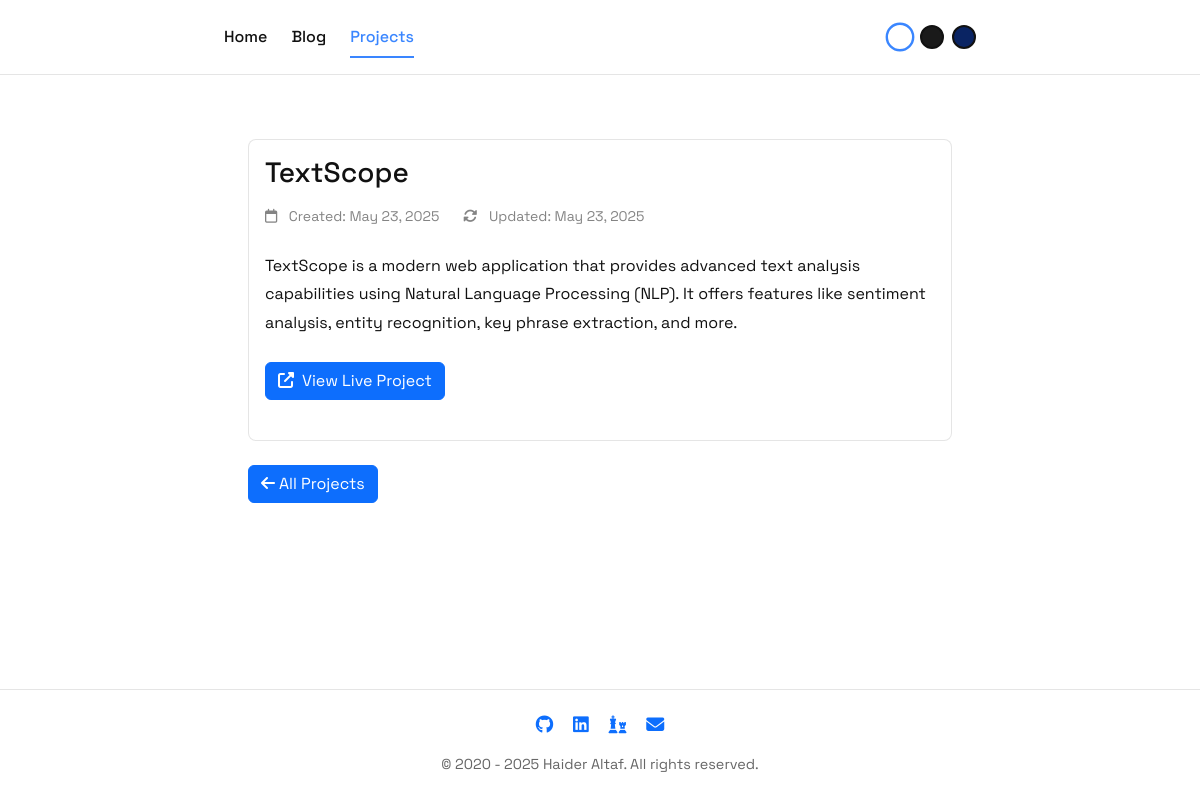
Screenshot of /project/2/ with the database file from the repository.
### main/models.py (models this page shows, shortened)
class Project(models.Model):
    title = models.CharField(max_length=200)
    description = models.TextField()
    url = models.URLField(blank=True, null=True)
    created_at = models.DateTimeField(default=timezone.now)
    updated_at = models.DateTimeField(auto_now=True)

### main/views.py (the view)
# urls.py: path("project/<int:pk>/", views.ProjectDetailView.as_view(), name="project_detail"),
class ProjectDetailView(DetailView):
    model = Project
    template_name = "main/project_detail.html"

### main/templates/main/project_detail.html (shortened to what this page needs)
{% extends "main/layout.html" %}
{% block content %}
<section class="project-detail">
    <div class="card mb-4">
        <div class="card-body">
            <h1 class="h3 mb-3">{{ project.title }}</h1>
            <div class="d-flex gap-4 text-muted mb-4">
                <small>
                    <i class="far fa-calendar me-2"></i>
                    Created: {{ project.created_at|date:"F j, Y" }}
                </small>
                <small>
                    <i class="fas fa-rotate me-2"></i>
                    Updated: {{ project.updated_at|date:"F j, Y" }}
                </small>
            </div>
            <article class="project-content mb-4">
                {{ project.description|linebreaks }}
            </article>
            {% if project.url %}
            <a href="{{ project.url }}" target="_blank" class="btn btn-primary mb-4">
                <i class="fas fa-external-link-alt me-2"></i>View Live Project
            </a>
            {% endif %}
        </div>
    </div>
    <div class="d-flex justify-content-between">
        <a href="{% url 'main:project_list' %}" class="btn btn-primary">
            <i class="fas fa-arrow-left me-1"></i>All Projects
        </a>
    </div>
</section>
{% endblock %}

### main/static/main/styles.css (style rules this page uses)
:root { --primary-color: #111; --secondary-color: #666; --accent-color: #3a86ff; --bg-color: #ffffff; --card-bg: #ffffff; --card-text: #111; --card-border: rgba(0, 0, 0, 0.1); --text-color: #111; --max-width: 800px; --transition-speed: 0.3s; }
body { font-family: 'Space Grotesk', sans-serif; line-height: 1.6; color: var(--text-color); background-color: var(--bg-color); display: flex; flex-direction: column; min-height: 100vh; transition: background-color var(--transition-speed) ease, color var(--transition-speed) ease; }
.card { background-color: var(--card-bg); border-radius: 8px; transition: all var(--transition-speed) ease; border: 1px solid var(--card-border); color: var(--card-text); margin-bottom: 1.5rem; }
.card-body, .card-body p, .card-body h3, .card-body h5, .card-body h6 { color: var(--card-text); }
.card-body .text-muted { color: var(--secondary-color) !important; opacity: 0.8; }
.btn { transition: all var(--transition-speed) ease; }
*, *::before, *::after { transition: background-color var(--transition-speed) ease, color var(--transition-speed) ease, border-color var(--transition-speed) ease; }
.project-list, .project-detail { max-width: 800px; margin: 0 auto; padding: 2rem 1.5rem; }
.project-content { color: var(--card-text); line-height: 1.8; }

### rows the page displays
Project: title "TextScope", created_at "May 23, 2025", updated_at "May 23, 2025", description "TextScope is a modern web application that provides advanced text analysis capabilities using Natural Language Processing (NLP). It offers features like sentiment analysis, entity recognition, key phrase extraction, and more."
